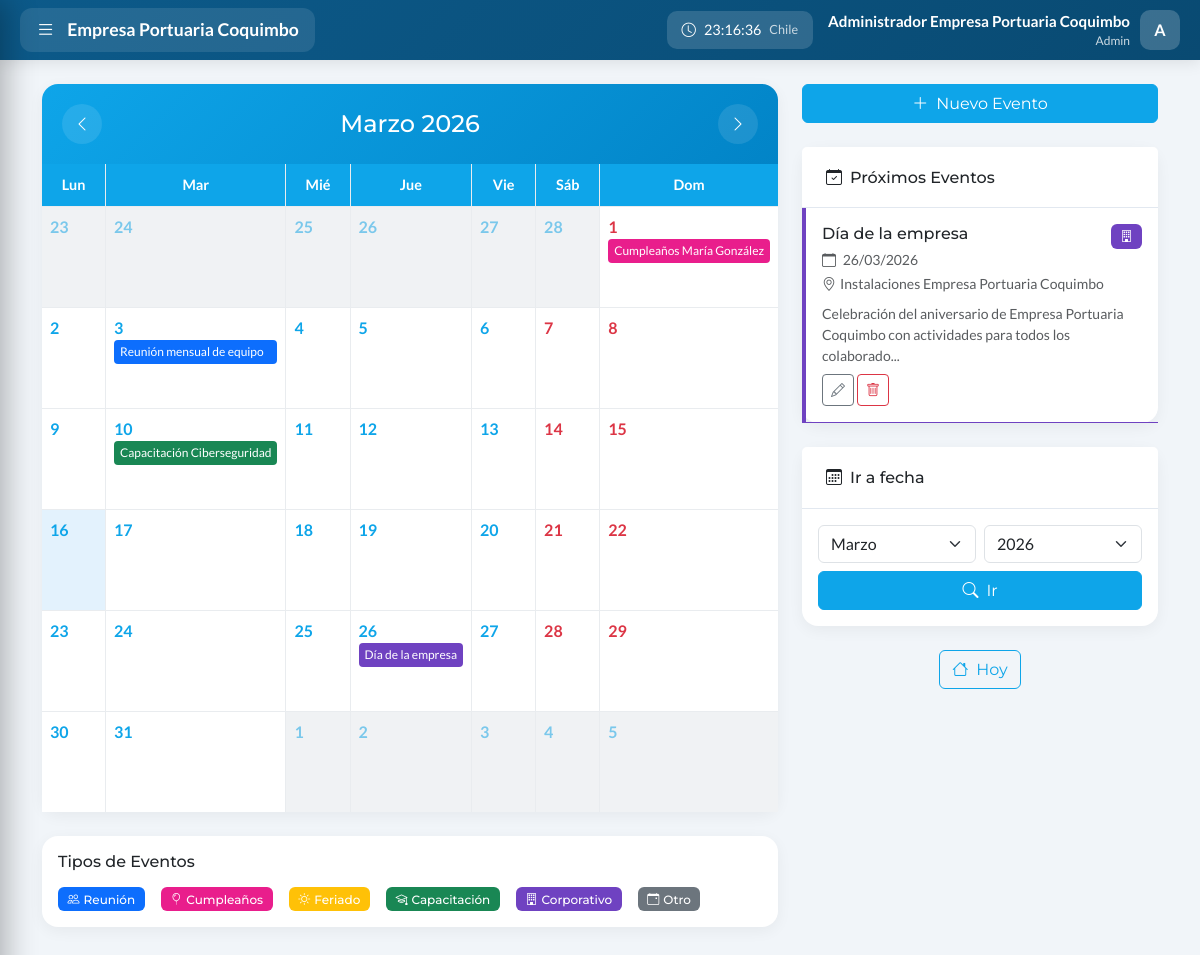
The app's page /eventos.php (signed in) with its own data.
### tables this page shows
CREATE TABLE IF NOT EXISTS users (
    id INT AUTO_INCREMENT PRIMARY KEY,
    name VARCHAR(100) NOT NULL,
    username VARCHAR(50) NOT NULL UNIQUE,
    email VARCHAR(150) NOT NULL UNIQUE,
    password VARCHAR(255) NOT NULL,
    role ENUM('admin', 'soporte', 'social', 'denuncia', 'user') NOT NULL DEFAULT 'user',
    is_active TINYINT(1) DEFAULT 1,
    last_login TIMESTAMP NULL,
    login_attempts INT DEFAULT 0,
    locked_until TIMESTAMP NULL,
    birthday DATE DEFAULT NULL,
    phone VARCHAR(20) DEFAULT NULL,
    department VARCHAR(100) DEFAULT NULL,
    position VARCHAR(100) DEFAULT NULL,
    avatar VARCHAR(255) DEFAULT NULL,
    bio TEXT DEFAULT NULL,
    created_at TIMESTAMP DEFAULT CURRENT_TIMESTAMP,
    updated_at TIMESTAMP DEFAULT CURRENT_TIMESTAMP ON UPDATE CURRENT_TIMESTAMP,
    INDEX idx_username (username),
    INDEX idx_email (email),
    INDEX idx_role (role)
);

CREATE TABLE IF NOT EXISTS events (
    id INT AUTO_INCREMENT PRIMARY KEY,
    title VARCHAR(200) NOT NULL,
    description TEXT DEFAULT NULL,
    event_type ENUM('meeting', 'birthday', 'holiday', 'training', 'corporate', 'other') DEFAULT 'other',
    start_date DATETIME NOT NULL,
    end_date DATETIME DEFAULT NULL,
    all_day TINYINT(1) DEFAULT 0,
    location VARCHAR(200) DEFAULT NULL,
    color VARCHAR(7) DEFAULT '#0a2540',
    is_public TINYINT(1) DEFAULT 1,
    created_by INT DEFAULT NULL,
    department VARCHAR(100) DEFAULT NULL,
    recurrence ENUM('none', 'daily', 'weekly', 'monthly', 'yearly') DEFAULT 'none',
    reminder_minutes INT DEFAULT NULL,
    created_at TIMESTAMP DEFAULT CURRENT_TIMESTAMP,
    updated_at TIMESTAMP DEFAULT CURRENT_TIMESTAMP ON UPDATE CURRENT_TIMESTAMP,
    FOREIGN KEY (created_by) REFERENCES users(id) ON DELETE SET NULL,
    INDEX idx_start_date (start_date),
    INDEX idx_event_type (event_type)
);

### includes/autenticacion.php (called while the page is built, shortened)
<?php
function isLoggedIn() {
    return isset($_SESSION['logged_in']) && $_SESSION['logged_in'] === true;
}
function getCurrentUser() {
    global $pdo;
    $stmt = $pdo->prepare('SELECT id, name, username, email, role FROM users WHERE id = ?');
    $stmt->execute([$_SESSION['user_id']]);
    return $stmt->fetch();
}
?>

### public/eventos.php (the view, shortened to what this page needs)
<?php
require_once '../includes/bootstrap.php';
$user = isLoggedIn() ? getCurrentUser() : null;
$year = isset($_GET['year']) ? (int)$_GET['year'] : date('Y');
$month = isset($_GET['month']) ? (int)$_GET['month'] : date('n');
$firstDay = mktime(0, 0, 0, $month, 1, $year);
$daysInMonth = date('t', $firstDay);
$startingDay = date('N', $firstDay);
$startDate = "$year-" . str_pad($month, 2, '0', STR_PAD_LEFT) . "-01";
$endDate = "$year-" . str_pad($month, 2, '0', STR_PAD_LEFT) . "-$daysInMonth";
$stmt = $pdo->prepare('SELECT * FROM events WHERE DATE(start_date) BETWEEN ? AND ? ORDER BY start_date');
$stmt->execute([$startDate, $endDate]);
$events = $stmt->fetchAll();
$eventsByDay = [];
foreach ($events as $event) {
    $day = (int)date('j', strtotime($event['start_date']));
    $eventsByDay[$day][] = $event;
}
$stmt = $pdo->prepare('SELECT * FROM events WHERE DATE(start_date) >= CURDATE() ORDER BY start_date LIMIT 5');
$stmt->execute();
$upcomingEvents = $stmt->fetchAll();
$eventTypes = [
    'meeting' => ['name' => 'Reunión', 'color' => '#0d6efd', 'icon' => 'people'],
    'birthday' => ['name' => 'Cumpleaños', 'color' => '#e91e8c', 'icon' => 'balloon'],
    'holiday' => ['name' => 'Feriado', 'color' => '#ffc107', 'icon' => 'sun'],
    'training' => ['name' => 'Capacitación', 'color' => '#198754', 'icon' => 'mortarboard'],
    'corporate' => ['name' => 'Corporativo', 'color' => '#6f42c1', 'icon' => 'building'],
    'other' => ['name' => 'Otro', 'color' => '#6c757d', 'icon' => 'calendar-event'],
];
$monthNames = ['', 'Enero', 'Febrero', 'Marzo', 'Abril', 'Mayo', 'Junio', 'Julio', 'Agosto', 'Septiembre', 'Octubre', 'Noviembre', 'Diciembre'];
$dayNames = ['Lun', 'Mar', 'Mié', 'Jue', 'Vie', 'Sáb', 'Dom'];
?>
<!DOCTYPE html>
<html lang="es">
<head>
    <link href="https://cdn.jsdelivr.net/npm/bootstrap@5.3.2/dist/css/bootstrap.min.css" rel="stylesheet">
    <link href="https://cdn.jsdelivr.net/npm/bootstrap-icons@1.11.1/font/bootstrap-icons.css" rel="stylesheet">
    <link href="css/intranet.css" rel="stylesheet">
    <link href="css/eventos.css" rel="stylesheet">
</head>
<body class="has-sidebar">
    <?php include '../includes/barra_lateral.php'; ?>
    <div class="container py-4">
        <div class="row g-4">
            <div class="col-lg-8">
                <div class="card">
                    <div class="calendar-header d-flex justify-content-between align-items-center">
                        <a href="?year=<?= $month == 1 ? $year-1 : $year ?>&month=<?= $month == 1 ? 12 : $month-1 ?>" class="btn-nav">
                            <i class="bi bi-chevron-left"></i>
                        </a>
                        <div class="text-center">
                            <h4 class="mb-0"><?= $monthNames[$month] ?> <?= $year ?></h4>
                        </div>
                        <a href="?year=<?= $month == 12 ? $year+1 : $year ?>&month=<?= $month == 12 ? 1 : $month+1 ?>" class="btn-nav">
                            <i class="bi bi-chevron-right"></i>
                        </a>
                    </div>
                    <div class="calendar-grid">
                        <?php foreach ($dayNames as $day): ?>
                        <div class="calendar-day-header"><?= $day ?></div>
                        <?php endforeach; ?>
                        <?php
                        $prevMonth = $month == 1 ? 12 : $month - 1;
                        $prevYear = $month == 1 ? $year - 1 : $year;
                        $daysInPrevMonth = date('t', mktime(0, 0, 0, $prevMonth, 1, $prevYear));
                        for ($i = $startingDay - 1; $i > 0; $i--):
                            $day = $daysInPrevMonth - $i + 1;
                        ?>
                        <div class="calendar-day other-month">
                            <span class="day-number"><?= $day ?></span>
                        </div>
                        <?php endfor; ?>
                        <?php
                        $today = date('Y-m-d');
                        for ($day = 1; $day <= $daysInMonth; $day++):
                            $currentDate = "$year-" . str_pad($month, 2, '0', STR_PAD_LEFT) . "-" . str_pad($day, 2, '0', STR_PAD_LEFT);
                            $isToday = $currentDate === $today;
                            $dayOfWeek = date('N', mktime(0, 0, 0, $month, $day, $year));
                            $isWeekend = $dayOfWeek >= 6;
                        ?>
                        <div class="calendar-day <?= $isToday ? 'today' : '' ?> <?= $isWeekend ? 'weekend' : '' ?>">
                            <span class="day-number"><?= $day ?></span>
                            <?php if (isset($eventsByDay[$day])): ?>
                                <?php foreach ($eventsByDay[$day] as $event): ?>
                                <div class="calendar-event"
                                     style="background: <?= $eventTypes[$event['event_type']]['color'] ?? '#6c757d' ?>;"
                                     data-bs-toggle="tooltip"
                                     title="<?= htmlspecialchars($event['title']) ?>">
                                    <?= htmlspecialchars($event['title']) ?>
                                </div>
                                <?php endforeach; ?>
                            <?php endif; ?>
                        </div>
                        <?php endfor; ?>
                        <?php
                        $totalCells = $startingDay - 1 + $daysInMonth;
                        $remainingCells = 7 - ($totalCells % 7);
                        if ($remainingCells < 7):
                            for ($day = 1; $day <= $remainingCells; $day++):
                        ?>
                        <div class="calendar-day other-month">
                            <span class="day-number"><?= $day ?></span>
                        </div>
                        <?php endfor; endif; ?>
                    </div>
                </div>
                <div class="card mt-4">
                    <div class="card-body">
                        <h6 class="mb-3">Tipos de Eventos</h6>
                        <div class="d-flex flex-wrap gap-3">
                            <?php foreach ($eventTypes as $type => $info): ?>
                            <span class="badge" style="background: <?= $info['color'] ?>;">
                                <i class="bi bi-<?= $info['icon'] ?> me-1"></i><?= $info['name'] ?>
                            </span>
                            <?php endforeach; ?>
                        </div>
                    </div>
                </div>
            </div>
            <div class="col-lg-4">
                <?php if ($isAdmin): ?>
                <button class="btn btn-primary w-100 mb-4" data-bs-toggle="modal" data-bs-target="#eventModal">
                    <i class="bi bi-plus-lg me-2"></i>Nuevo Evento
                </button>
                <?php endif; ?>
                <div class="card">
                    <div class="card-header bg-white">
                        <h6 class="mb-0"><i class="bi bi-calendar-check me-2"></i>Próximos Eventos</h6>
                    </div>
                    <div class="card-body p-0">
                        <?php if (empty($upcomingEvents)): ?>
                        <div class="text-center py-4 text-muted">
                            <i class="bi bi-calendar-x fs-2 mb-2 d-block"></i>
                            No hay eventos próximos
                        </div>
                        <?php else: ?>
                        <?php foreach ($upcomingEvents as $event): ?>
                        <div class="event-card p-3 border-bottom" style="border-color: <?= $eventTypes[$event['event_type']]['color'] ?? '#6c757d' ?> !important;">
                            <div class="d-flex justify-content-between align-items-start">
                                <div>
                                    <h6 class="mb-1"><?= htmlspecialchars($event['title']) ?></h6>
                                    <small class="text-muted">
                                        <i class="bi bi-calendar me-1"></i>
                                        <?= date('d/m/Y', strtotime($event['start_date'])) ?>
                                    </small>
                                    <?php if ($event['location']): ?>
                                    <br><small class="text-muted">
                                        <i class="bi bi-geo-alt me-1"></i><?= htmlspecialchars($event['location']) ?>
                                    </small>
                                    <?php endif; ?>
                                </div>
                                <span class="badge" style="background: <?= $eventTypes[$event['event_type']]['color'] ?? '#6c757d' ?>;">
                                    <i class="bi bi-<?= $eventTypes[$event['event_type']]['icon'] ?? 'calendar-event' ?>"></i>
                                </span>
                            </div>
                            <?php if ($event['description']): ?>
                            <p class="small text-muted mt-2 mb-0"><?= htmlspecialchars(substr($event['description'], 0, 100)) ?>...</p>
                            <?php endif; ?>
                            <?php if ($isAdmin): ?>
                            <div class="mt-2">
                                <button class="btn btn-sm btn-outline-secondary edit-event"
                                        data-event='<?= json_encode($event) ?>'>
                                    <i class="bi bi-pencil"></i>
                                </button>
                                <form method="POST" class="d-inline" onsubmit="return confirm('¿Eliminar este evento?')">
                                    <button type="submit" class="btn btn-sm btn-outline-danger">
                                        <i class="bi bi-trash"></i>
                                    </button>
                                </form>
                            </div>
                            <?php endif; ?>
                        </div>
                        <?php endforeach; ?>
                        <?php endif; ?>
                    </div>
                </div>
                <div class="card mt-4">
                    <div class="card-header bg-white">
                        <h6 class="mb-0"><i class="bi bi-calendar3 me-2"></i>Ir a fecha</h6>
                    </div>
                    <div class="card-body">
                        <form method="GET" class="row g-2">
                            <div class="col-6">
                                <select name="month" class="form-select">
                                    <?php for ($m = 1; $m <= 12; $m++): ?>
                                    <option value="<?= $m ?>" <?= $m == $month ? 'selected' : '' ?>><?= $monthNames[$m] ?></option>
                                    <?php endfor; ?>
                                </select>
                            </div>
                            <div class="col-6">
                                <select name="year" class="form-select">
                                    <?php for ($y = date('Y') - 2; $y <= date('Y') + 5; $y++): ?>
                                    <option value="<?= $y ?>" <?= $y == $year ? 'selected' : '' ?>><?= $y ?></option>
                                    <?php endfor; ?>
                                </select>
                            </div>
                            <div class="col-12">
                                <button type="submit" class="btn btn-primary w-100">
                                    <i class="bi bi-search me-2"></i>Ir
                                </button>
                            </div>
                        </form>
                    </div>
                </div>
                <div class="text-center mt-4">
                    <a href="?year=<?= date('Y') ?>&month=<?= date('n') ?>" class="btn btn-outline-primary">
                        <i class="bi bi-house me-2"></i>Hoy
                    </a>
                </div>
            </div>
        </div>
    </div>
</body>
</html>

### includes/barra_lateral.php (shortened to what this page needs)
<?php
$isAdmin = in_array($user['role'], ['admin']);
?>
<link href="css/sidebar.css?v=<?= filemtime(__DIR__ . '/../public/css/sidebar.css') ?>" rel="stylesheet">
<div class="epco-topbar">
    <button class="epco-logo-btn" id="sidebarToggle" onclick="toggleSidebar()">
        <i class="bi bi-list menu-icon"></i>
        <span class="logo-text">Empresa Portuaria Coquimbo</span>
    </button>
    <div class="topbar-right">
        <div class="topbar-clock d-none d-md-flex">
            <i class="bi bi-clock"></i>
            <span id="chileTime">--:--:--</span>
            <small class="opacity-75">Chile</small>
        </div>
        <div class="topbar-user">
            <div class="topbar-user-info d-none d-md-block">
                <div class="topbar-user-name"><?= htmlspecialchars($user['name']) ?></div>
                <div class="topbar-user-role"><?= ucfirst($user['role']) ?></div>
            </div>
            <div class="dropdown">
                <div class="topbar-avatar" role="button" data-bs-toggle="dropdown">
                    <?= strtoupper(substr($user['name'], 0, 1)) ?>
                </div>
            </div>
        </div>
    </div>
</div>

### records on screen
users: name "Administrador Empresa Portuaria Coquimbo", role "Admin", name "A"
events: title "Cumpleaños María González"
events: title "Reunión mensual de equipo"
events: title "Capacitación Ciberseguridad"
events: title "Día de la empresa", start_date "26/03/2026", location "Instalaciones Empresa Portuaria Coquimbo", description "Celebración del aniversario de Empresa Portuaria Coquimbo con actividades para todos los colaborado"

### other values on screen
$monthNames[$month] "Marzo"
$year "2026"
$day "Lun"
$day "Mar"
$day "Mié"
$day "Jue"
$day "Vie"
$day "Sáb"
$day "Dom"
$day "23"
$day "24"
$day "25"
$day "26"
$day "27"
$day "28"
